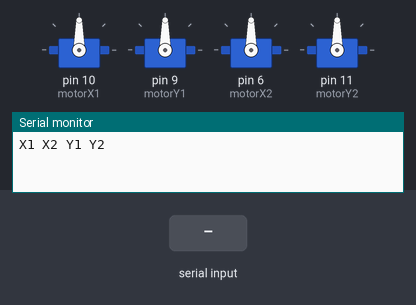
The sketch below on a simulated Arduino Uno, built with avr-gcc and run on an emulated ATmega328P. On the bench: 4 × servo, the last lines printed to the serial monitor. Inputs (shaded band) come from the test bench.

Above: at 1.2 s.
1.3 s: "90,45,200\n" received over Serial
At 3.2 s:
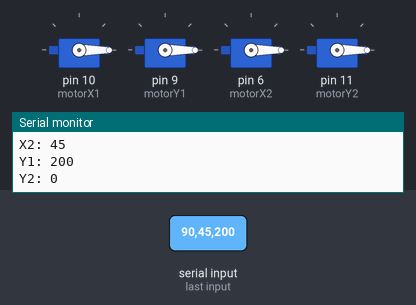
Timing chart, 0 to 4.7 s (numbered marks = the images above; inputs shaded):
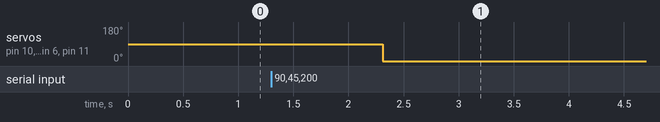

The sketch:

Calibrate_esc.ino
```cpp
#include <Servo.h>
#define MOTOR_X1 0
#define MOTOR_X2 1
#define MOTOR_Y1 2
#define MOTOR_Y2 3
Servo motorX1, motorX2, motorY1, motorY2;
int X1Speed, X2Speed, Y1Speed, Y2Speed = 0;
void setup() {
  // put your setup code here, to run once:
  Serial.begin(9600);
  motorX1.attach(10); //X positive angle
  motorY1.attach(9); //Y positive angle
  motorX2.attach(6); //X negative angle
  motorY2.attach(11); //Y negative angle
  Serial.println("X1 X2 Y1 Y2");
}

void setSpeedMotor(int motor, int val){ // 0 = x1, 1=x2 , 2= y1, 3 = y2
  int realVal = 0;
  if(val > 0)
    realVal = map(val, 1, 1000, 1190, 2000);

  if(motor == MOTOR_X1){
    X1Speed = val;
    motorX1.writeMicroseconds(realVal);
  }
  else if(motor == MOTOR_X2){
    X2Speed = val;
    motorX2.writeMicroseconds(realVal);
  }
  else if(motor == MOTOR_Y1){
    Y1Speed = val;
    motorY1.writeMicroseconds(realVal);
  }
  else if(motor == MOTOR_Y2){
    Y2Speed = val;
    motorY2.writeMicroseconds(realVal);
  }
}

void loop() {
  // put your main code here, to run repeatedly:
    if(Serial.available() > 0){

      int x1 = Serial.parseInt();
      int x2 = Serial.parseInt();
      int y1 = Serial.parseInt();
      int y2 = Serial.parseInt();
      Serial.println("X1: " + String(x1));
      Serial.println("X2: " + String(x2));
      Serial.println("Y1: " + String(y1));
      Serial.println("Y2: " + String(y2));
      while(Serial.available() > 0 )
        Serial.read();

     motorX1.writeMicroseconds(x1);
     motorX2.writeMicroseconds(x2);
     motorY1.writeMicroseconds(y1);
     motorY2.writeMicroseconds(y2);


  }
}
```

Measured:
- after the input at 1.3 s, servo on pin 10 (motorX1), servo on pin 9 (motorY1), servo on pin 6 (motorX2), servo on pin 11 (motorY2): 90° → 0° after 1.0 s
